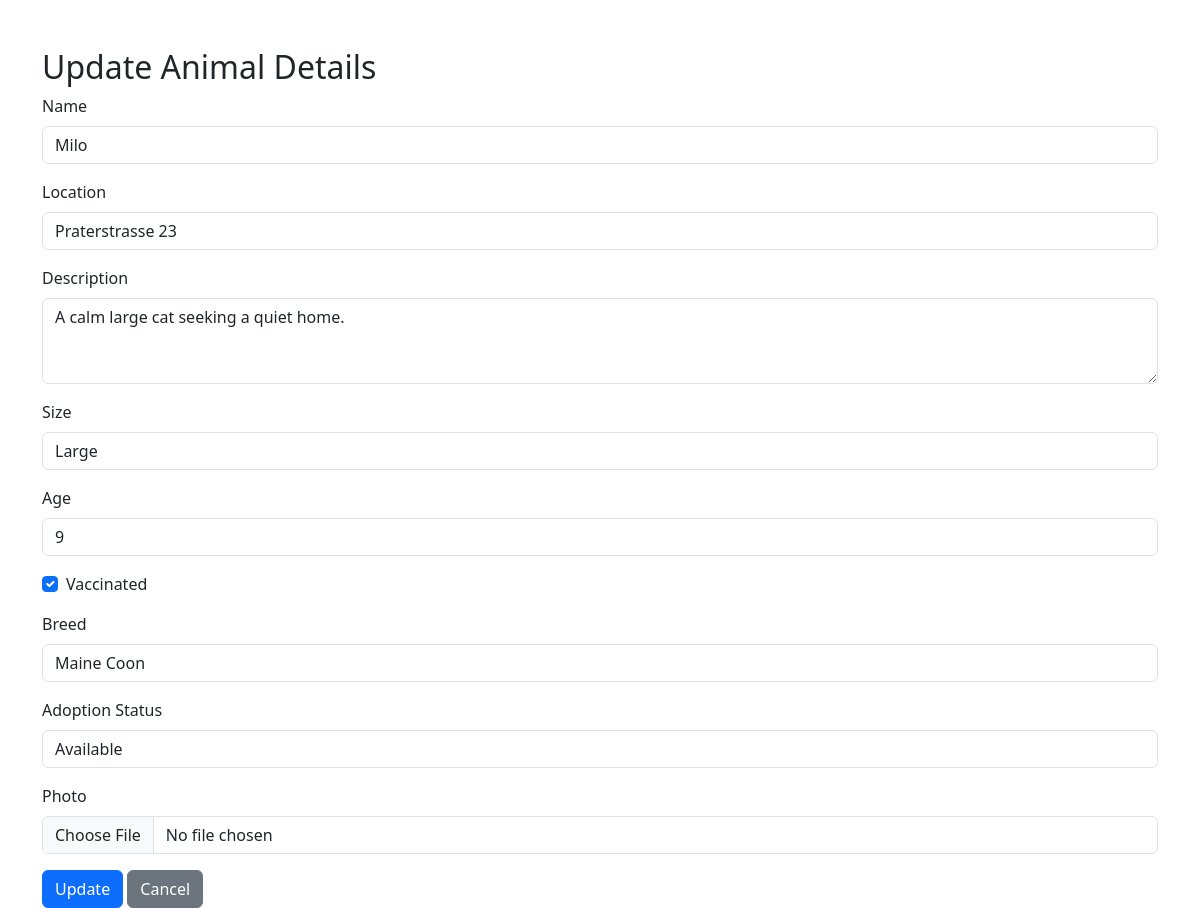
The app's page /animals/update.php?id=5 with its own data.
### tables this page shows
CREATE TABLE `animals` (
  `id` int(11) NOT NULL,
  `name` varchar(100) NOT NULL,
  `photo` varchar(255) NOT NULL,
  `location` varchar(255) NOT NULL,
  `description` text DEFAULT NULL,
  `size` varchar(50) DEFAULT NULL,
  `age` int(11) DEFAULT NULL,
  `vaccinated` tinyint(1) DEFAULT NULL,
  `breed` varchar(100) DEFAULT NULL,
  `adoption_status` enum('Adopted','Available') NOT NULL
);

### animals/update.php (the view, shortened to what this page needs)
<?php
require_once "../db_connect.php";
if (isset($_GET["id"])) {
    $animal_id = $_GET["id"];
    $sqlAnimal = "SELECT * FROM animals WHERE id = $animal_id";
    $resultAnimal = mysqli_query($connect, $sqlAnimal);
    $rowAnimal = mysqli_fetch_assoc($resultAnimal);
} else {
    header("Location: index.php");
    exit();
}
?>
<!DOCTYPE html>
<html lang="en">
<head>
    <link href="https://cdn.jsdelivr.net/npm/bootstrap@5.3.0/dist/css/bootstrap.min.css" rel="stylesheet">
</head>
<body>
    <div class="container mt-5">
        <h2>Update Animal Details</h2>
        <form method="POST" enctype="multipart/form-data">
            <div class="mb-3">
                <label for="name" class="form-label">Name</label>
                <input type="text" class="form-control" id="name" name="name" required value="<?= $rowAnimal['name'] ?>">
            </div>
            <div class="mb-3">
                <label for="location" class="form-label">Location</label>
                <input type="text" class="form-control" id="location" name="location" required value="<?= $rowAnimal['location'] ?>">
            </div>
            <div class="mb-3">
                <label for="description" class="form-label">Description</label>
                <textarea class="form-control" id="description" name="description" rows="3"><?= $rowAnimal['description'] ?></textarea>
            </div>
            <div class="mb-3">
                <label for="size" class="form-label">Size</label>
                <input type="text" class="form-control" id="size" name="size" value="<?= $rowAnimal['size'] ?>">
            </div>
            <div class="mb-3">
                <label for="age" class="form-label">Age</label>
                <input type="number" class="form-control" id="age" name="age" value="<?= $rowAnimal['age'] ?>">
            </div>
            <div class="mb-3 form-check">
                <input type="checkbox" class="form-check-input" id="vaccinated" name="vaccinated" <?php if ($rowAnimal['vaccinated'] == 1) echo "checked" ?>>
                <label class="form-check-label" for="vaccinated">Vaccinated</label>
            </div>
            <div class="mb-3">
                <label for="breed" class="form-label">Breed</label>
                <input type="text" class="form-control" id="breed" name="breed" value="<?= $rowAnimal['breed'] ?>">
            </div>
            <div class="mb-3">
                <label for="adoption_status" class="form-label">Adoption Status</label>
                <select class="form-control" id="adoption_status" name="adoption_status">
                    <option value="Available" <?php if ($rowAnimal['adoption_status'] == 'Available') echo "selected" ?>>Available</option>
                </select>
            </div>
            <div class="mb-3">
                <label for="photo" class="form-label">Photo</label>
                <input type="file" class="form-control" id="photo" name="photo">
            </div>
            <button type="submit" class="btn btn-primary">Update</button>
            <a href="index.php" class="btn btn-secondary">Cancel</a>
        </form>
    </div>
</body>
</html>

### records on screen
animals: name "Milo", location "Praterstrasse 23", description "A calm large cat seeking a quiet home.", size "Large", age "9", vaccinated "☑", breed "Maine Coon", adoption_status "Available"
